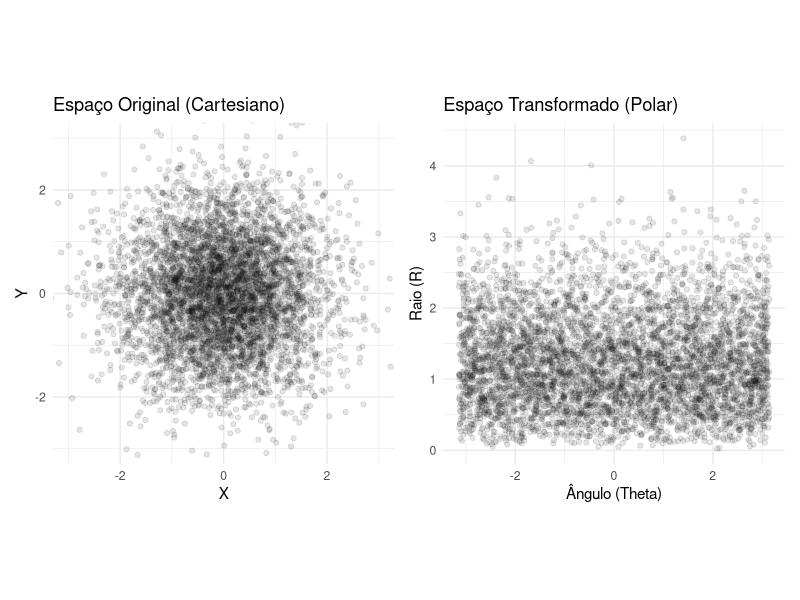
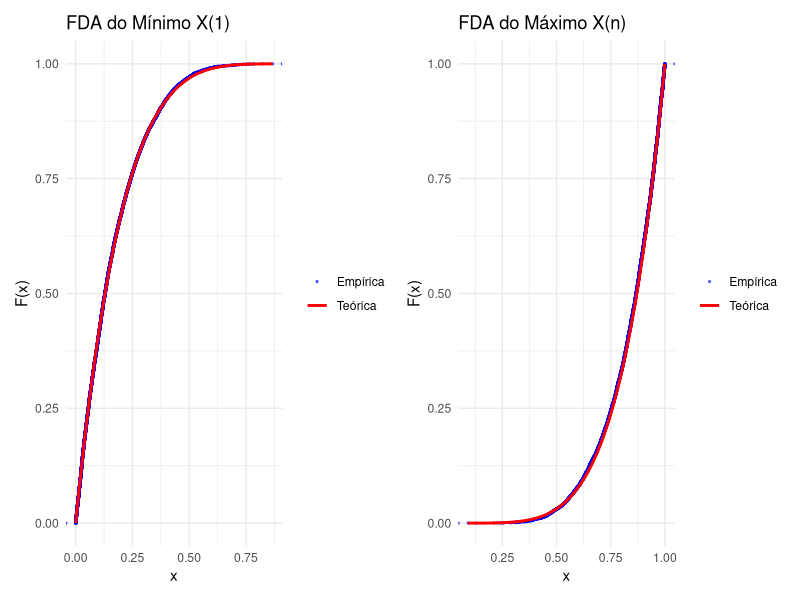
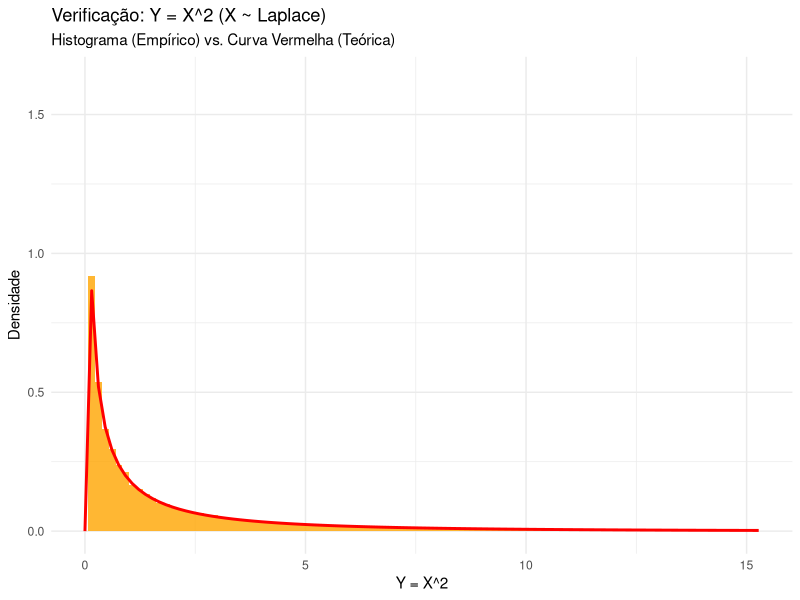

The R script that drew these images, in order:
## ---- chunk 1
library(tidyverse)
library(patchwork)

set.seed(42)
n_pts <- 5000
cartesian_data <- tibble(
  X = rnorm(n_pts, 0, 1),
  Y = rnorm(n_pts, 0, 1)
)

polar_data <- cartesian_data |>
  mutate(
    R = sqrt(X^2 + Y^2),
    Theta = atan2(Y, X) # Ângulo em radianos [-pi, pi]
  )

# Plot Cartesiano (distribuição simétrica)
p_cart <- ggplot(cartesian_data, aes(x = X, y = Y)) +
  geom_point(alpha = 0.1) +
  coord_fixed(xlim=c(-3,3), ylim=c(-3,3)) +
  labs(title = "Espaço Original (Cartesiano)") +
  theme_minimal()

# Plot Polar (distribuição não é uniforme!)
p_polar <- ggplot(polar_data, aes(x = Theta, y = R)) +
  geom_point(alpha = 0.1) +
  # coord_polar() # Descomente para ver em formato polar
  labs(title = "Espaço Transformado (Polar)", x="Ângulo (Theta)", y="Raio (R)") +
  theme_minimal()

p_cart + p_polar
## ---- chunk 2
set.seed(123)
# Amostra aleatória (IID) de uma Normal
amostra <- rnorm(n = 10, mean = 50, sd = 10)
cat("Amostra Original (X1..X10):\n", round(amostra, 1), "\n\n")

# Ordenar a amostra
estatisticas_ordem <- sort(amostra)
cat("Estatísticas de Ordem (X(1)..X(10)):\n", round(estatisticas_ordem, 1), "\n\n")

# Mínimo, Máximo, Mediana
X_min <- min(amostra) # = estatisticas_ordem[1]
X_max <- max(amostra) # = estatisticas_ordem[10]
X_mediana <- median(amostra) # = mean(estatisticas_ordem[5], estatisticas_ordem[6])

cat("Mínimo X(1):", round(X_min, 1), "\n")
cat("Máximo X(10):", round(X_max, 1), "\n")
cat("Mediana:", round(X_mediana, 1), "\n")

# Quantis (ex: Percentil 25 e 75)
quantis <- quantile(amostra, probs = c(0.25, 0.75))
cat("Quantil 25% (Q1):", round(quantis[1], 1), "\n") # ~= X(2.5) -> interpola
cat("Quantil 75% (Q3):", round(quantis[2], 1), "\n") # ~= X(7.5) -> interpola
## ---- chunk 3
n_amostras <- 10000
n_tamanho <- 5 # Tamanho de cada amostra

# Gerar n_amostras, cada uma com n_tamanho obs U(0,1)
# Resultado é uma matriz n_amostras x n_tamanho
matriz_amostras <- matrix(runif(n_amostras * n_tamanho), nrow = n_amostras)

# Calcular min e max de cada linha (cada amostra)
minimos <- apply(matriz_amostras, 1, min)
maximos <- apply(matriz_amostras, 1, max)

df_min_max <- tibble(X_min = minimos, X_max = maximos)

# Plotar FDA Empírica do Mínimo vs. Teórica
p_min <- ggplot(df_min_max, aes(x = X_min)) +
  stat_ecdf(geom = "point", aes(color = "Empírica"), alpha=0.5, size=0.5) +
  stat_function(fun = function(x) 1 - (1 - x)^n_tamanho, aes(color = "Teórica"), linewidth=1) +
  labs(title = "FDA do Mínimo X(1)", x = "x", y = "F(x)") +
  scale_color_manual(values = c("Empírica" = "blue", "Teórica" = "red")) +
  theme_minimal() + theme(legend.title=element_blank())

# Plotar FDA Empírica do Máximo vs. Teórica
p_max <- ggplot(df_min_max, aes(x = X_max)) +
  stat_ecdf(geom = "point", aes(color = "Empírica"), alpha=0.5, size=0.5) +
  stat_function(fun = function(x) x^n_tamanho, aes(color = "Teórica"), linewidth=1) +
  labs(title = "FDA do Máximo X(n)", x = "x", y = "F(x)") +
  scale_color_manual(values = c("Empírica" = "blue", "Teórica" = "red")) +
  theme_minimal() + theme(legend.title=element_blank())

p_min + p_max
## ---- chunk 4
n_sim <- 100000

# Função para gerar da Laplace(0, 1): f(x)=0.5*exp(-|x|)
# (Usando o método da inversa: Exp(1) com sinal aleatório)
rlaplace <- function(n) {
  rexp(n, rate = 1) * sample(c(-1, 1), n, replace = TRUE)
}

X <- rlaplace(n_sim)
Y <- X^2

# Função de densidade teórica derivada para Y
f_Y_teorica <- function(y) {
  ifelse(y <= 0, 0, (1 / (2 * sqrt(y))) * exp(-sqrt(y)))
}

# Plotar
ggplot(tibble(Y = Y), aes(x = Y)) +
  geom_histogram(aes(y = after_stat(density)), bins = 100, fill = "orange", alpha = 0.8) +
  stat_function(fun = f_Y_teorica, color = "red", linewidth = 1) +
  labs(
    title = "Verificação: Y = X^2 (X ~ Laplace)",
    subtitle = "Histograma (Empírico) vs. Curva Vermelha (Teórica)",
    x = "Y = X^2",
    y = "Densidade"
  ) +
  theme_minimal() +
  # Limitar eixo x para melhor visualização (cauda longa)
  xlim(0, quantile(Y, 0.98))
